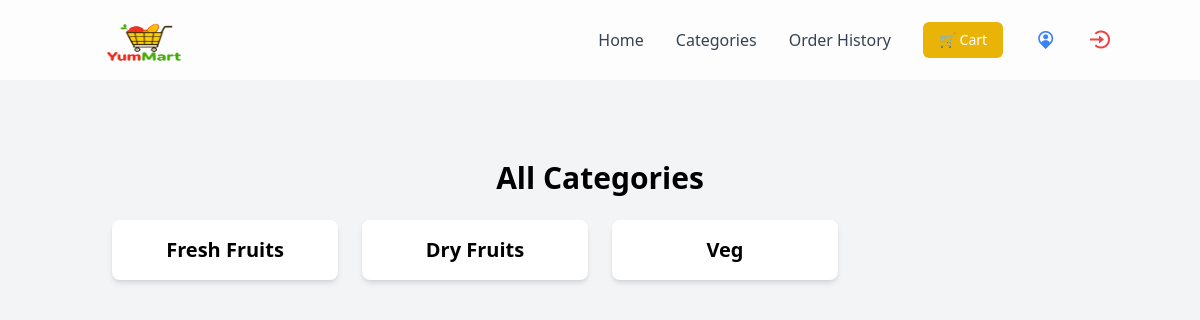
Page /categories/ on the committed database.
### store/models.py (models this page shows, shortened)
class Category(models.Model):
    name = models.CharField(max_length=255, unique=True)
    slug = models.SlugField(max_length=255, unique=True)

### store/views.py (the view)
# urls.py: path('categories/', categories, name='categories'),  # ✅ Added this line
def categories(request):
    categories = Category.objects.all()
    return render(request, 'store/categories.html', {'categories': categories})

### store/templates/store/categories.html
{% extends "store/base.html" %}
{% block content %}
<div class="container mx-auto mt-10">
    <h1 class="text-3xl font-bold text-center">All Categories</h1>
    <div class="grid grid-cols-2 md:grid-cols-3 lg:grid-cols-4 gap-6 mt-6">
        {% for category in categories %}
        <a href="{% url 'category_products' category.slug %}" class="block bg-white shadow-md rounded-lg p-4 text-center hover:bg-gray-100">
            <h2 class="text-xl font-semibold">{{ category.name }}</h2>
        </a>
        {% empty %}
        <p class="text-center col-span-full">No categories found.</p>
        {% endfor %}
    </div>
</div>
{% endblock %}

### rows in the picture
Category: name "Fresh Fruits"
Category: name "Dry Fruits"
Category: name "Veg"
